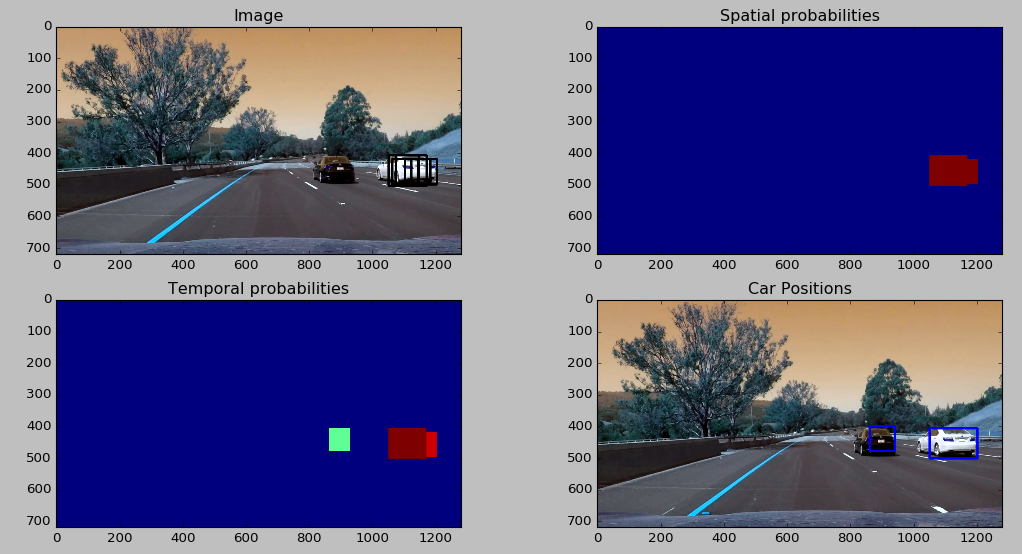
#> input picture img-pruebas/good.png, 1022 x 554 px
$ jupyter execute --allow-errors 'Udacity - Self driving course.ipynb'   (Python 2 division)   (older library calls are emulated)
#> lines starting #> are read from the running program, lines starting #| are printed output that depends on the picture
### VDTlibrary.py
#!/usr/bin/env python2
# -*- coding: utf-8 -*-

# ---------- THIS IS A COMPILATION OF THE REST OF CODES ------------

import matplotlib.image as mpimg
import numpy as np
import cv2
from skimage.feature import hog
from sklearn.preprocessing import StandardScaler
import glob
from sklearn.cross_validation import train_test_split
from time import time
from sklearn.svm import LinearSVC
from tabulate import tabulate
import matplotlib.pyplot as plt
import cPickle as pickle

def readimages(path, format):
    # Read the name of every image in the path
#> called with path = './big-set/', format = 'png'
    images = glob.glob(path + '*.' + format)
    # Create two lists in which store car images and not car images
    cars = []
    notcars = []
    # Loop into the images read
    for image in images:
        # Those images labeled as notcars has the name of 'image' or 'extra'
        # to be able to identify them
        if 'image' in image or 'extra' in image:
            notcars.append(image)
        else:
            cars.append(image)
    # Return the lists
    return cars, notcars

# Define a function to return HOG features and visualization
# [172 lines left out: functions get_hog_features, bin_spatial, color_hist, extract_features, slide_window, draw_boxes and 2 more, not called in this run]

# Define a function to get the labeled vector to train our classifier
def labeledvector(car_features, notcar_features):
    return np.hstack((np.ones(len(car_features)), np.zeros(len(notcar_features))))

# Define a function to split the data into differents sets (train and validation)
# and shuffle the data randomly
# [206 lines left out: functions split_shuffle, convert_color, single_img_features, search_windows, add_probabilities, calculate_intersections and 5 more, not called in this run]

# Function to open the .dat file in which is stored the classifier and the scaler
def load_data(path, fname, fformat):
    fd = open(path + fname + fformat)
    return pickle.load(fd)

def softmax(predictions):
    return np.exp(predictions) / (np.exp(predictions) + np.exp(-predictions))

### Udacity - Self driving course.ipynb
<H1> Udacity Course in Self-driving: implementation of an algorithm to detect and track car positions </H1>

The first step is to import files. In the file <b>VDTlibrary.py</b> you will find a library developed for this issue.

[cell 1]
from VDTlibrary import * # All functions are imported from VDTlibrary --> For more information see: VDTlibrary.ipynb
import numpy as np # Numpy package
import cv2 # OpenCV package
import matplotlib.pyplot as plt # Plotting package
from scipy.ndimage.measurements import label # Label function
import cPickle as pickle # Saving and loading objects

print 'All packages loaded'

The second step is <b>to define all the parameters</b> to use in the classification process

[cell 2]
hist_bins = 32 # Defining the number of bins to use in the color histogram analysis
spatial_size = (32, 32) # The size of the image
orient = 10 # Number of angle divisions to work with in HOG analysis
pix_per_cell = 8 # Number of pixels per cells
cell_per_block = 2 # Number of cells per block
color_space = 'HSV' # Color space in which we are going to work
hog_channel = 'ALL' # Number of channels of the image to use in order to calculate the HOG
spatial_feat = True # This flag equal to True means that we are going to use the spatial features of the image
hist_feat = True # This flag equal to True means that we are going to use the color histogram features of the image
hog_feat = True # This flag equal to True means that we are going to use the HOG features of the image

print 'All variables loaded'

<H2> Training process </H2>

Here you have two differents options:
   1. Load the classifier already trained by running the code below
   2. Train the classifier running the code below

#> (a cell that did not finish here is left out)

[cell 4]
# 1) Reading the car and not car images
cars, notcars = readimages('./big-set/', 'png')
print 'Image file names loaded'

# 1.1) Show a few samples of the dataset
print 'Plotting some examples...'
#> (the rest of this cell did not finish here and is left out)

<H2> Processing class </H2>

Here we define a class called ProcessImage in which we have define all those functions needed to process and detect cars into a frame. The parameters of the class are:

- sampling_data: it is a matrix in which it is stored the start and stop positions and the windows size
- clf: classifier to use (SVC)
- scaler: the scaler to normalise the data
- overlap: the percentage of window overlaping
- color_space: color space to use
- spatial_size: image shape
- hist_bins
- orient
- pix_per_cell
- cell_per_block
- hog_channel
- spatial_feat
- hist_feat
- hog_feat


[cell 5]
class ProcessImage():

    # [193 lines left out: functions __init__, draw_heatmap, draw_detected_cars, draw_boxes, draw_labeled_bboxes, car_zones and 2 more, not called in this run]

<H2> Processing images </H2>

The <b>first thing</b> that we must do is to <b>create an object from class ProcessImage</b>. To do that step, we have to define to more parameters:
- sampling_data
- overlap

[cell 6]
sampling_data = [ #xstart  #xstop  #ystart  #ystop  #wxsize  #wysize
                [   [300, None],    [360,  None],    [128,  128]],
                [   [400, None],    [360,  600],     [96,  96]],
                [   [500, None],    [360,  560],     [80,  80]],
                [   [600, None],    [360,  500],     [64,  64]]]

# 75% of overlaping in x and y axis
overlap = (0.75, 0.75)

Now, once we have created the two parameters that are needed for the class ProcessImage, it is time to create the object.

#> (a cell that did not finish here is left out)

So far, we have:
- Train a classifier: SVC
- Define a class to process the images
- and create an object of that class.

Therefore, the next step is to choose one video from the list above and execute the <i>video_processing</i> function. But firstly, let me explain you what you are going to see in you monitor when run the code below.

<H3> What does this class do? </H3>

When you are processing a video, you will have different image throught the time. Therefore, it is totally necessary to filter this efect by implementing a filter in which you take into acount:
- Current state
- Previous state
and promediate the effect of each one. How? By using the following equation:

<center> S<sub>t+1</sub> = S<sub>t</sub>P + S<sub>t-1</sub>(1-P)</center>

where S<sub>t+1</sub> is the next state, S<sub>t</sub> is the current one and S<sub>t-1</sub> the previous one, and P is the weight that will average the effect of falses positives in the current state with the previous one.

In order to use what I have leant in this course, I have also implement a threshold, in which if the next state is over it will add its current value, but if it is not over it will add a 0. This technic allows us to deal with false positives, and joint together with the concept of heatmap learnt in this course.

Moreover, the really new in the resolution here exposed is that we use instead of a heatmap, a probability map, what gives us very good results. We compute two different probabilities:
- Spatial: it means the probability of being a car. When you use sliding window technics you will have parts of the image in which you have intersections, and that means hot zones. If you compute the warm of the zone and the number of intersections in that zone, you will achieve the probability of being a car. In those zones in which there are a lot of intersections (and probably a car), the probability will be increased, just the opposite of those zones in which we have less intersections.
- Temporal: the equation shown above allow us to compute a temporal probability state, in which S<sub>t</sub> is the current spatial probability and S<sub>t-1</sub> the previous temporal probability. With this combination, we have into acount the previous state of the car, because it can occur that in one frame we 'loss' the car, but it is just an ilussion, because the car is still there.

Thanks to these probabilities, we can meake a better intersection of false positives, althought it is not enough as a consequence of the but results given by the classifier in those zones with shadows and threes. Here you can see an image in which you can compare our improvement by using this technic.

[cell 8]
im1 = mpimg.imread('./img-pruebas/good.png')
#> im1 is the input picture: shape (554, 1022, 3) float32; mean R, G, B 0.391, 0.382, 0.533
im2 = mpimg.imread('./img-pruebas/fail.png')
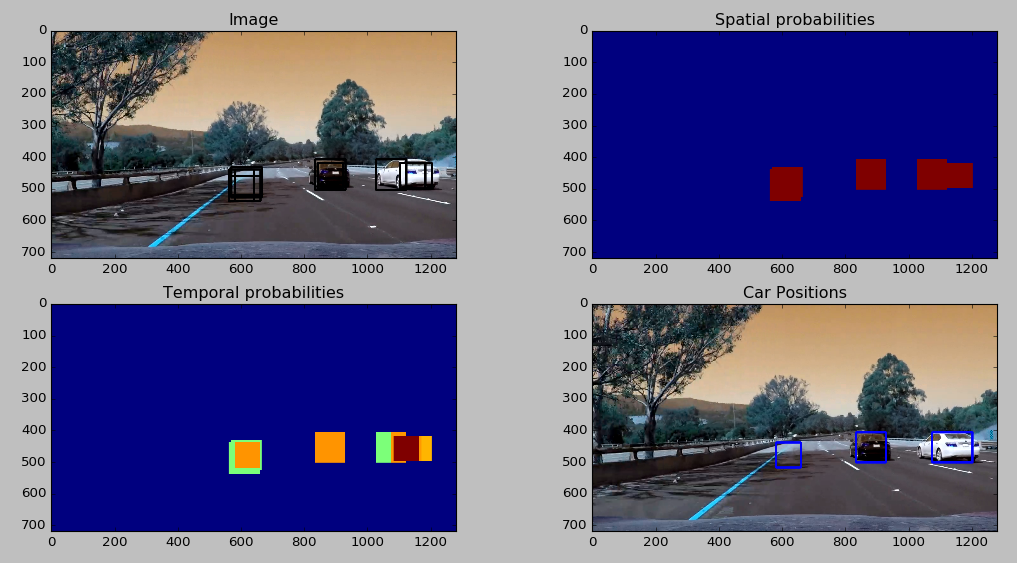
#> input picture img-pruebas/fail.png, 1017 x 563 px
#> im2 is the input picture: shape (563, 1017, 3) float32; mean R, G, B 0.396, 0.385, 0.529
im3 = mpimg.imread('./img-pruebas/manyfails.png')
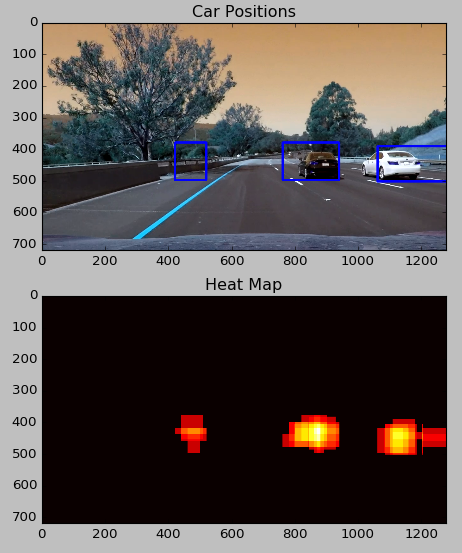
#> input picture img-pruebas/manyfails.png, 462 x 553 px
#> im3 is the input picture: shape (553, 462, 3) float32; mean R, G, B 0.377, 0.346, 0.338
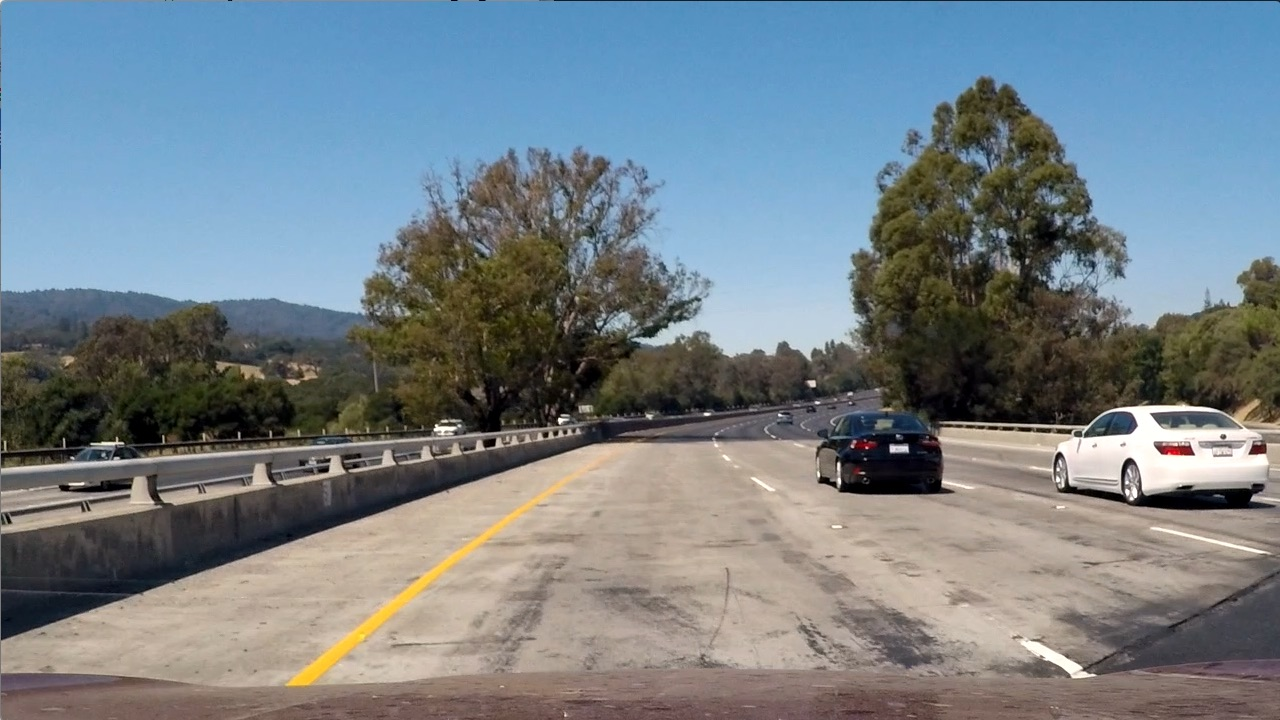
#> input picture test-images/test1.jpg, 1280 x 720 px
#> further down, image is the input picture: shape (720, 1280, 3); mean R, G, B 117.5, 128.7, 135.5

plt.figure(1)
plt.imshow(im1)
plt.title('Current state using spatial and temporal filtering')
plt.figure(2)
plt.imshow(im2)
plt.title('Fails using spatial and temporal filtering')
plt.figure(3)
plt.imshow(im3)
plt.title('Fails using heatmap')
plt.show()

As you can see above, spatial and temporal filtering give us better results than the hetmap algorithm. Less errors, and normaly, when an error appear, next frame it is solved. That means, that in real life conditions we are not going to apreciate this errors because they will be caused in 1/fp seconds. Considering 25 fps, we are going to compute each 40 ms, a timelapse very assequible to assume this little errors perfectly.

[cell 9]
# Uncomment the video that you want to use. But right now, we are going to use it just with the images from test-set
#video = './test-images/test_video.mp4'
#video = './test-images/project_video.mp4'
#prcimg.video_processing(video)

# Read the name of every image in the path
images = glob.glob('./test-images/test*.jpg')

# Loop into the images read
#> (the rest of this cell did not finish here and is left out)
